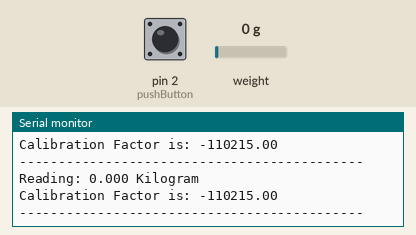
This sketch was run on a simulated Arduino Uno, built with avr-gcc and run on an emulated ATmega328P. Shown: the last lines printed to the serial monitor. Inputs (shaded band) come from the test bench; at power-on: weight on the scale 0 g, pin 2 (pushButton) HIGH.

Above: at 3.2 s.
3.3 s: weight on the scale set to 100 g
At 3.38 s:
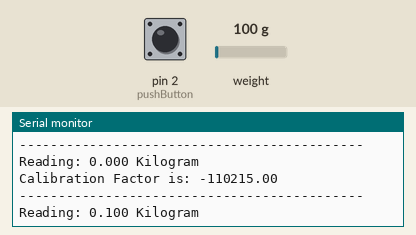
4.8 s: weight on the scale set to 1250 g
At 9.09 s:
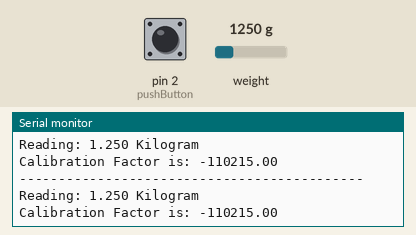
Timing chart, 0 to 10.6 s (numbered marks = the images above; inputs shaded):
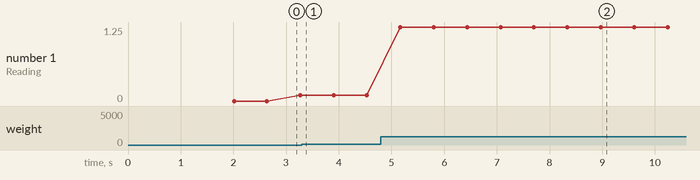

Measured:
- after the input at 4.8 s, the serial monitor: prints a new line after 0.37 s (image 2)
- plotted number 1: 0.1 → 1.25 after the input at 4.8 s

The sketch:

HX711_loadcell_v1.ino
```cpp
#include <HX711.h>

//constants
const int out = 5 ;
const int clck = 4;
const int pushButton = 2;

//variables will change
volatile int buttonState = 0; //variable for reading the pushbutton status

HX711 scale(out, clck);
float CalibrationFactor = -110215;
//109200
//-110415


void setup()
{
  Serial.begin(9600);
  pinMode(pushButton,INPUT_PULLUP);
  attachInterrupt(digitalPinToInterrupt(pushButton), pin_ISR, FALLING);
  Serial.println("Press Button for tare");
  scale.set_scale();
  scale.tare();
  long zero_factor = scale.read_average();
  Serial.print("Zero factor: ");
  Serial.println(zero_factor);
}

void loop()
{
  scale.set_scale(CalibrationFactor);
  Serial.print("Reading: ");
  Serial.print(scale.get_units(), 3);
  Serial.println(" Kilogram");
  Serial.print("Calibration Factor is: ");
  Serial.println(CalibrationFactor);
  Serial.println("--------------------------------------------");
  delay(500);

}

void pin_ISR()
{

  buttonState = digitalRead(pushButton);

  if (buttonState == 1)
  {
    Serial.println("HIGH");
    scale.tare();
  }


}
//-------------------- --------------------//
```
